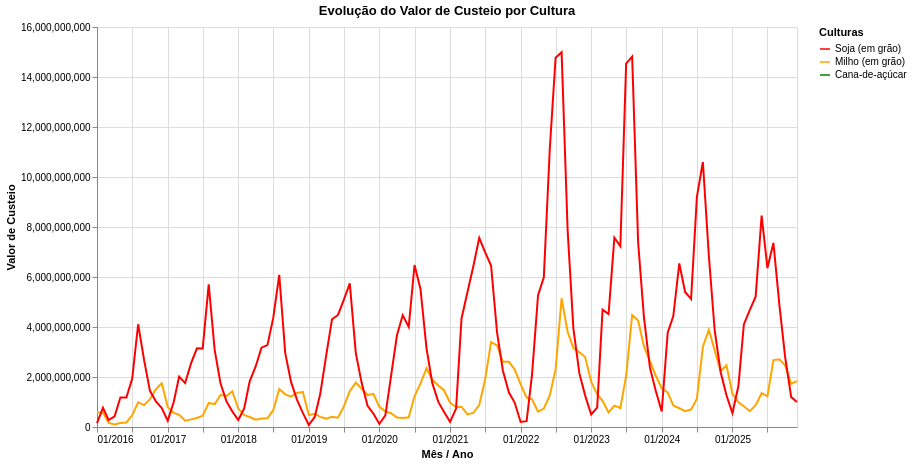

Notebook cell for this chart:
### Markdown cell above
### Gráfico 1) Como evoluíram o valor contratado e o número de contratos de custeio por cultura na década?

### Code cell
tabela_valor_contratado = sicor.groupby(['cultura', 'ano','mes'])['valor de custeio'].sum().reset_index()

# Coluna com a data formatada adequadamente
tabela_valor_contratado['data'] = pd.to_datetime({
    'year': tabela_valor_contratado['ano'],
    'month': tabela_valor_contratado['mes'],
    # o dia é padronizado como o 1° dia de cada mês, porque a função exige que se passe um dia
    'day': 1
})

cores = alt.Scale(
    domain=['Soja (em grão)', 'Milho (em grão)', 'Cana-de-açúcar'],
    range=['red','orange','green']
)

grafico_valor_contratado = alt.Chart(tabela_valor_contratado).mark_line().encode(
    x=alt.X('yearmonth(data):T', 
        title='Mês / Ano',
        axis=alt.Axis(format="%m/%Y", tickCount={"interval": "month", "step": 6})
    ),
    y=alt.Y('valor de custeio:Q',
        title='Valor de Custeio'
    ),
    color=alt.Color('cultura:N', scale=cores, title= 'Culturas')
).properties(
    title='Evolução do Valor de Custeio por Cultura',
    width=700,
    height=400
)
grafico_valor_contratado

### Figure 1 — Vega-Lite specification as saved in the notebook (floating-point values rounded to 4 significant figures; data arrays with more than 128 entries replaced by an {"elided": "..."} marker saying what was removed)
{"config": {"view": {"continuousWidth": 300, "continuousHeight": 300}}, "data": {"name": "data-c1384e6bb2e977fa9264ae0ce5b4c63c"}, "mark": {"type": "line"}, "encoding": {"color": {"field": "cultura", "scale": {"domain": ["Soja (em grão)", "Milho (em grão)", "Cana-de-açúcar"], "range": ["red", "orange", "green"]}, "title": "Culturas", "type": "nominal"}, "x": {"axis": {"format": "%m/%Y", "tickCount": {"interval": "month", "step": 6}}, "field": "data", "timeUnit": "yearmonth", "title": "Mês / Ano", "type": "temporal"}, "y": {"field": "valor de custeio", "title": "Valor de Custeio", "type": "quantitative"}}, "height": 400, "title": "Evolução do Valor de Custeio por Cultura", "width": 700, "$schema": "https://vega.github.io/schema/vega-lite/v6.4.1.json", "datasets": {"data-c1384e6bb2e977fa9264ae0ce5b4c63c": {"elided": "358 records"}}}
